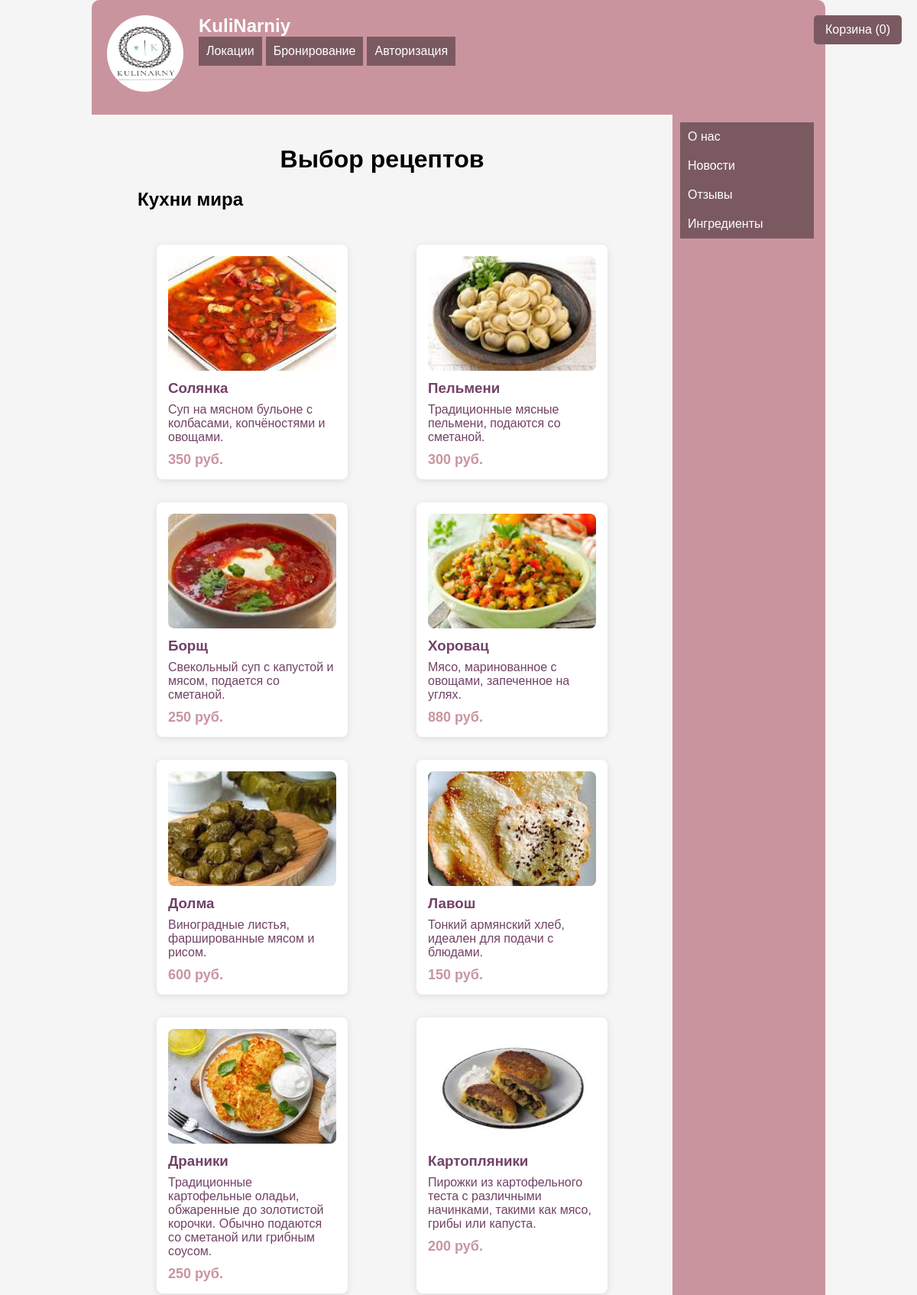
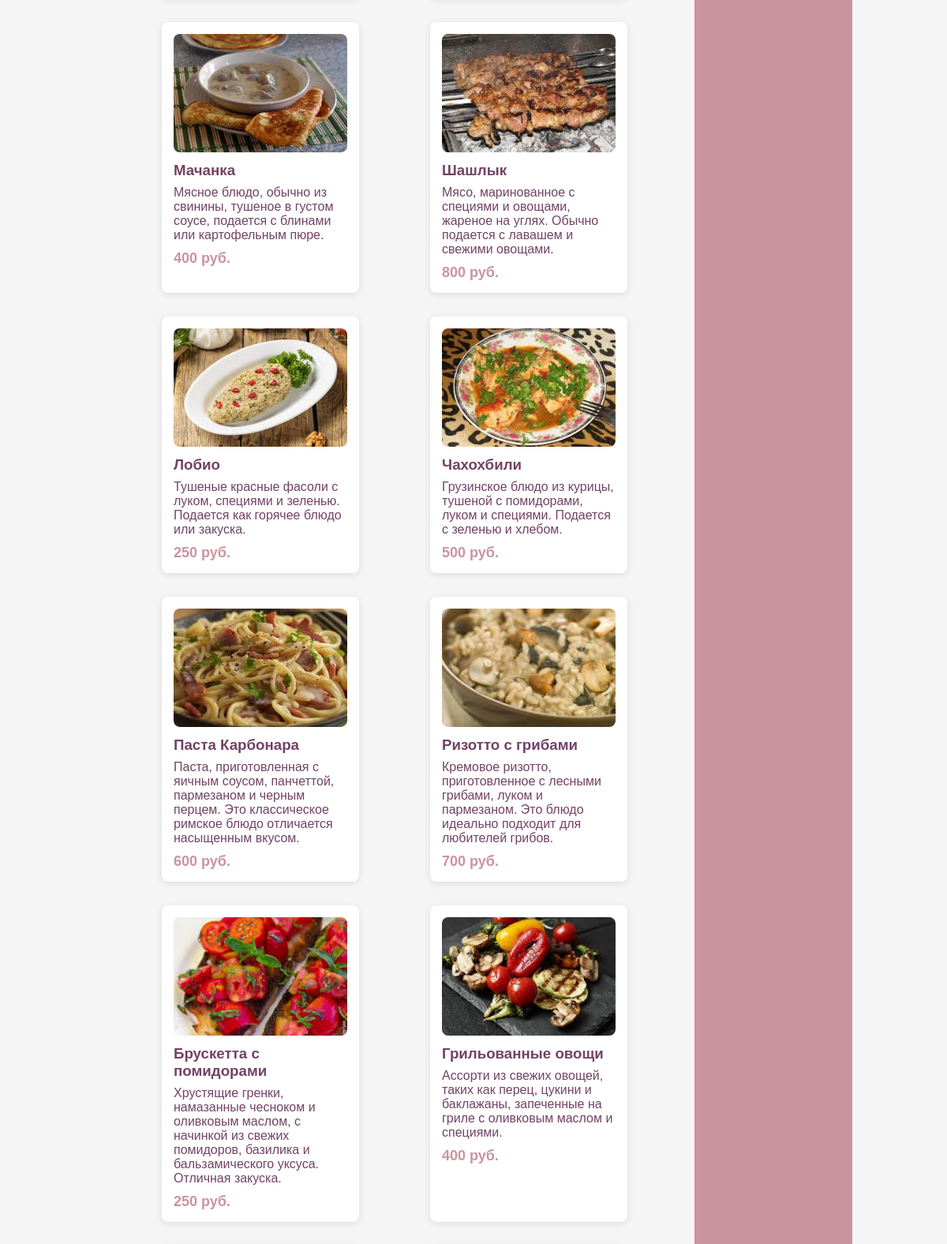
The page / (upper part) on the database its author committed (2 pictures, top to bottom).
### tables this page shows
CREATE TABLE `flex` (
  `id` int(11) NOT NULL,
  `name` varchar(255) NOT NULL,
  `description` text NOT NULL,
  `price` decimal(10,0) NOT NULL
);

### index.php (the view, shortened to what this page needs)
<?php
$conn = new mysqli("localhost", "root", "", "recepti");
?>
<!DOCTYPE html>
<html>
<head>
</head>
<body>
    <a href="cart.php" class="cart-link">Корзина (<?= array_sum($_SESSION['cart'] ?? []) ?>)</a>
    <div class="wrapper">
        <div class="header">
            <span class="logo"><a href="index.php"><img src="images/logo.jpg" alt="Логотип"></a></span>
            <div style="margin-left: 20px;">
                <div style="font-size: 24px; font-weight: bold; color: white;">KuliNarniy</div>
                <div class="menu">
                    <ul>
                        <li><a href="search.php">Локации</a></li>
                        <li><a href="booking.php">Бронирование</a></li>
                        <li><a href="login.php">Авторизация</a></li>
                    </ul>
                </div>
            </div>
        </div>
        <div class="container">
            <div class="content">
                <h1 style="text-align: center; margin: 20px 0;">Выбор рецептов</h1>
                <h2 style="margin: 20px 0 10px 40px;">Кухни мира</h2>
                <main>
    <?php
    $result = $conn->query("SELECT * FROM flex");
    while($row = $result->fetch_assoc()):
        $image_path = "images/dishes/{$row['id']}.jpg";
        $image_url = file_exists($image_path) ? $image_path : "";
    ?>
    <div class="card">
        <a href="product.php?id=<?= $row['id'] ?>">
            <img src="<?= $image_url ?>" alt="<?= $row['name'] ?>">
            <h3><?= $row['name'] ?></h3>
            <p><?= $row['description'] ?></p>
            <div class="price"><?= $row['price'] ?> руб.</div>
        </a>
                    </div>
                    <?php endwhile; ?>
                </main>
            </div>
            <div class="sidebar">
                <div class="menu">
                    <ul style="flex-direction: column;">
                        <li><a href="o_nas.php">О нас</a></li>
                        <li><a href="news.php">Новости</a></li>
                        <li><a href="otzivi.php">Отзывы</a></li>
                        <li><a href="ingredienti.php">Ингредиенты</a></li>
                    </ul>
                </div>
            </div>
        </div>
    </div>
</body>
</html>

### index.php (style rules this page uses)
* { box-sizing: border-box; margin: 0; padding: 0; }
body { font-family: Arial, sans-serif; background: #f5f5f5; }
.wrapper { width: 80%; min-width: 600px; margin: 0 auto; min-height: 97vh; display: flex; flex-direction: column; }
.header { background: #ca949f; height: 150px; padding: 20px; display: flex; border-radius: 10px 10px 0 0; }
.container { display: flex; min-height: 59vh; }
.content { width: 80%; padding: 20px; }
.sidebar { width: 20%; min-width: 200px; padding: 10px; background: #ca949f; }
.menu ul { display: flex; list-style: none; }
.menu li { margin-right: 5px; padding: 10px; background: #7a5a60; }
.menu li a { color: white; text-decoration: none; }
.logo img { border-radius: 50px; width: 100px; height: 100px; }
main { display: flex; flex-wrap: wrap; justify-content: space-around; padding: 20px; }
.card { background: white; border-radius: 8px; box-shadow: 0 2px 10px rgba(0,0,0,0.1); margin: 15px; padding: 15px; width: 250px; transition: transform 0.3s; color: #ca949f; }
* { text-decoration: none; }
.card img { width: 100%; height: 150px; object-fit: cover; border-radius: 8px; }
.price { font-weight: bold; color: #ca949f; font-size: 18px; margin-top: 10px; }
.cart-link { position: fixed; top: 20px; right: 20px; background: #7a5a60; color: white; padding: 10px 15px; border-radius: 5px; text-decoration: none; z-index: 1000; }
.card { text-decoration: none !important; }
.card a, .card a:visited, .card a:hover, .card a:active { text-decoration: none; color: inherit; }
.card h2, .card h3, .card p { margin: 8px 0; color:rgb(114, 66, 102); }

### rows shown on the page
flex: shows a picture, name "Солянка", description "Суп на мясном бульоне с колбасами, копчёностями и овощами.", price "350"
flex: shows a picture, name "Пельмени", description "Традиционные мясные пельмени, подаются со сметаной.", price "300"
flex: shows a picture, name "Борщ", description "Свекольный суп с капустой и мясом, подается со сметаной.", price "250"
flex: shows a picture, name "Хоровац", description "Мясо, маринованное с овощами, запеченное на углях.", price "880"
flex: shows a picture, name "Долма", description "Виноградные листья, фаршированные мясом и рисом.", price "600"
flex: shows a picture, name "Лавош", description "Тонкий армянский хлеб, идеален для подачи с блюдами.", price "150"
flex: shows a picture, name "Драники", description "Традиционные картофельные оладьи, обжаренные до золотистой корочки. Обычно подаются со сметаной или грибным соусом.", price "250"
flex: shows a picture, name "Картопляники", description "Пирожки из картофельного теста с различными начинками, такими как мясо, грибы или капуста.", price "200"
flex: shows a picture, name "Мачанка", description "Мясное блюдо, обычно из свинины, тушеное в густом соусе, подается с блинами или картофельным пюре.", price "400"
flex: shows a picture, name "Шашлык", description "Мясо, маринованное с специями и овощами, жареное на углях. Обычно подается с лавашем и свежими овощами.", price "800"
flex: shows a picture, name "Лобио", description "Тушеные красные фасоли с луком, специями и зеленью. Подается как горячее блюдо или закуска.", price "250"
flex: shows a picture, name "Чахохбили", description "Грузинское блюдо из курицы, тушеной с помидорами, луком и специями. Подается с зеленью и хлебом.", price "500"
flex: shows a picture, name "Паста Карбонара", description "Паста, приготовленная с яичным соусом, панчеттой, пармезаном и черным перцем. Это классическое римское блюдо отличается насыщенным вкусом.", price "600"
flex: shows a picture, name "Ризотто с грибами", description "Кремовое ризотто, приготовленное с лесными грибами, луком и пармезаном. Это блюдо идеально подходит для любителей грибов.", price "700"
flex: shows a picture, name "Брускетта с помидорами", description "Хрустящие гренки, намазанные чесноком и оливковым маслом, с начинкой из свежих помидоров, базилика и бальзамического уксуса. Отличная закуска.", price "250"
flex: shows a picture, name "Грильованные овощи", description "Ассорти из свежих овощей, таких как перец, цукини и баклажаны, запеченные на гриле с оливковым маслом и специями.", price "400"

### other values the page prints
array_sum($_SESSION['cart'] ?? []) "0"
